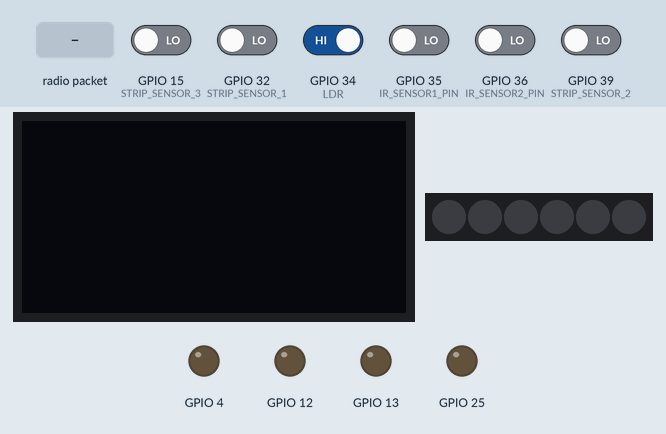
Simulated run of this sketch. Board: ESP32. Shown: 128×64 one-colour display, 6 RGB LEDs in strip order, left to right, output pins drawn as LEDs (lit = HIGH). Inputs (shaded band) come from the test bench; at power-on: GPIO 34 (LDR) HIGH, GPIO 15 (STRIP_SENSOR_3), GPIO 32 (STRIP_SENSOR_1), GPIO 35 (IR_SENSOR1_PIN), GPIO 36 (IR_SENSOR2_PIN), GPIO 39 (STRIP_SENSOR_2) LOW. The audio player accepts every command and is not drawn.

Above: at 2.7 s.
2.8 s: radio packet "Stop" arrives
At 4.1 s:
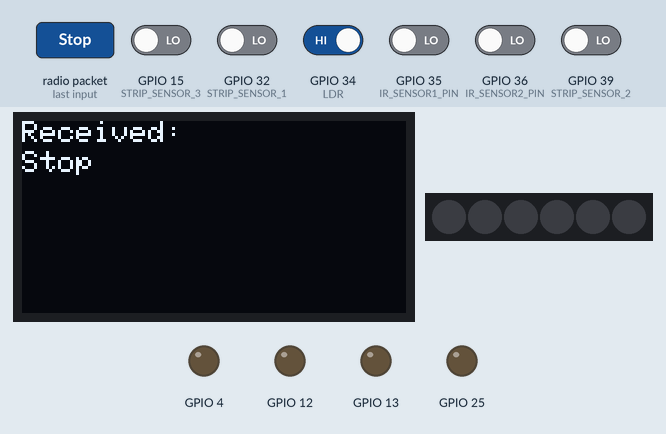
5.8 s: radio packet "Start" arrives
At 6.7 s:
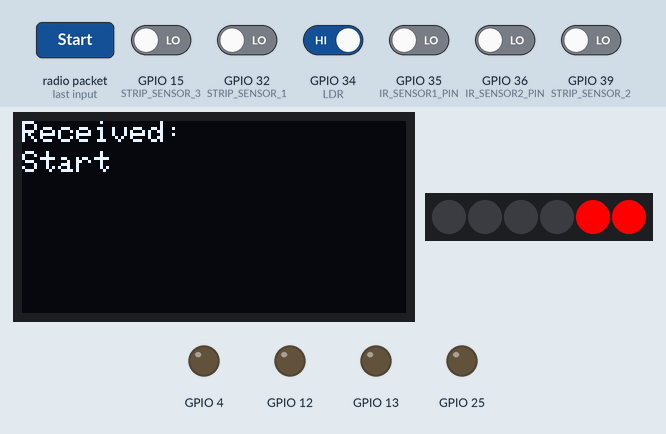
8.8 s: radio packet "Stop" arrives
At 11.6 s:
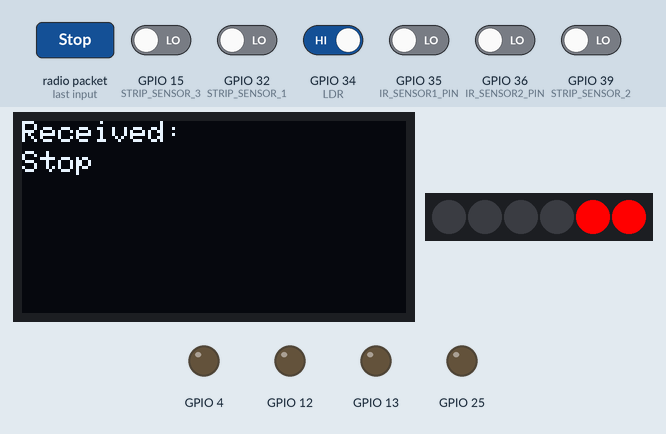
11.8 s: GPIO 15 (STRIP_SENSOR_3) driven HIGH and GPIO 32 (STRIP_SENSOR_1) driven HIGH and GPIO 34 (LDR) driven LOW and GPIO 35 (IR_SENSOR1_PIN) driven HIGH and GPIO 36 (IR_SENSOR2_PIN) driven HIGH
At 12.5 s:
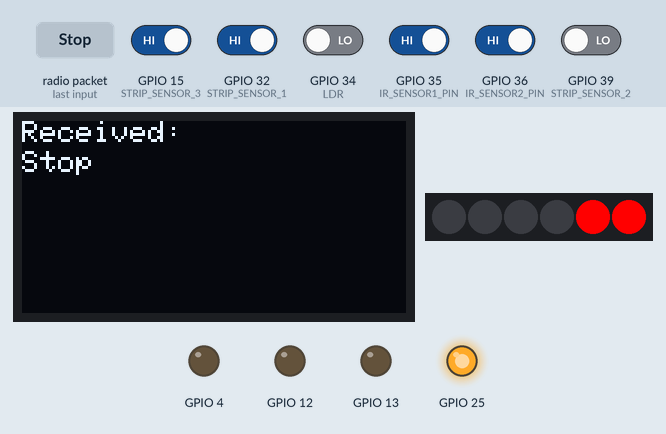
13.3 s: GPIO 39 (STRIP_SENSOR_2) driven HIGH
At 13.45 s:
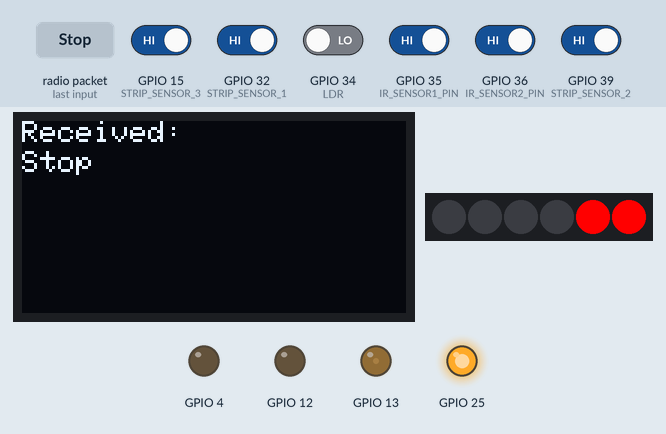
Timing chart, 0 to 13.9 s (numbered marks = the images above; inputs shaded):
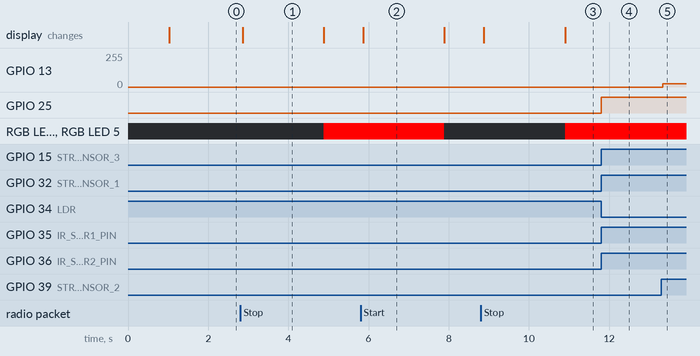

The sketch:

TiutaSlaveWithStrip.ino
```cpp
#include <Wire.h>
#include <Adafruit_GFX.h>
#include <Adafruit_SH110X.h>
#include <WiFi.h>
#include <esp_now.h>
#include <Adafruit_NeoPixel.h>
#include "DFRobotDFPlayerMini.h"

// OLED pins
#define i2c_Address 0x3c // OLED screen I2C address
#define SCREEN_WIDTH 128
#define SCREEN_HEIGHT 64
#define OLED_RESET -1

#define Motor_B1 12
#define Motor_F1 13
#define Motor_B2 4
#define Motor_F2 25

#define Resolution 8
#define Freq 1000

#define PWM_CHANNEL_B1 0
#define PWM_CHANNEL_F1 1
#define PWM_CHANNEL_B2 2
#define PWM_CHANNEL_F2 3

#define NEOPIXEL_PIN 5
#define NUM_PIXELS 6

// IR Sensor Pins
#define STRIP_SENSOR_1 32
#define STRIP_SENSOR_2 39
#define STRIP_SENSOR_3 15
#define STRIP_SENSOR_4 5

// Define the analog pin connected to the IR sensor
#define IR_SENSOR1_PIN 35
#define IR_SENSOR2_PIN 36

#define LDR 34

#define RECORDING_TIME 2000

HardwareSerial mp3Serial(1);  //  Defines UART1 for communicating with DFPlayer Mini
DFRobotDFPlayerMini mp3;      // Create an object to control mp3

bool flagLDR = true;
bool flagMSG = true;

float speed = 0.5;

String receivedMsg = " ";
char lastReceivedMsg[20] = ""; // Stores the last received message
uint8_t masterAddress[] = {0x08, 0xA6, 0xF7, 0x08, 0x3E, 0x98};

// NeoPixel and display objects
Adafruit_NeoPixel NeoPixel(NUM_PIXELS, NEOPIXEL_PIN, NEO_GRB + NEO_KHZ800);
Adafruit_SH1106G display = Adafruit_SH1106G(SCREEN_WIDTH, SCREEN_HEIGHT, &Wire, OLED_RESET);

// Connection tracking
bool isConnected = false;
unsigned long lastReceivedTime = 0;  // Time when the last message was received
const unsigned long TIMEOUT = 1000; // Timeout period in milliseconds

void headLights(bool isStopped)
{
  NeoPixel.clear();
  if ((digitalRead(LDR) == LOW && isStopped == true) || (digitalRead(LDR) == LOW))
  {
    NeoPixel.setPixelColor(0, NeoPixel.Color(255, 255, 150));
    NeoPixel.setPixelColor(1, NeoPixel.Color(255, 255, 150));
    NeoPixel.setPixelColor(2, NeoPixel.Color(255, 255, 150));
    NeoPixel.setPixelColor(3, NeoPixel.Color(255, 255, 150));
    NeoPixel.setPixelColor(4, NeoPixel.Color(255, 0, 0));
    NeoPixel.setPixelColor(5, NeoPixel.Color(255, 0, 0));
    NeoPixel.show();
  }
  else if (digitalRead(LDR) == HIGH && isStopped == true)
  {
    NeoPixel.setPixelColor(4, NeoPixel.Color(255, 0, 0));
    NeoPixel.setPixelColor(5, NeoPixel.Color(255, 0, 0));
    NeoPixel.show();
  }
  else
  {
    NeoPixel.clear();
    NeoPixel.show();
  }
}

void dayNightMode()
{
  if ((digitalRead(LDR) == LOW))
  {
    if(flagLDR)
    {
      mp3.play(2);// Play the second MP3 file (0002.mp3)
      delay(2000);
      flagLDR = false;
    }
  }

  else
  {
    if(flagLDR)
    {
      mp3.play(3);// Play the third MP3 file (0003.mp3)
      delay(2000);
      flagLDR = false;
    }
  }
}

void backupStop()
{
  int rawValue1 = digitalRead(IR_SENSOR1_PIN);
  int rawValue2 = digitalRead(IR_SENSOR2_PIN);

  if (rawValue1 == HIGH && rawValue2 == HIGH)
  {
    moveAccordingToStrip(false);
    //moveForward(false);
  }
  else
  {
    stopMotors(false);
  }

}

void displayMessage(String title, String message)
{
  display.clearDisplay();
  display.setTextSize(1);
  display.setCursor(0, 0);
  display.println(title);
  display.setCursor(0, 10);
  display.println(message);
  display.display();
}

void stopMotors(bool flagMSG)
{
  speed = 0;
  ledcWriteChannel(PWM_CHANNEL_F1, speed * 255);
  ledcWriteChannel(PWM_CHANNEL_F2, speed * 255);
  ledcWriteChannel(PWM_CHANNEL_B1, 0);
  ledcWriteChannel(PWM_CHANNEL_B2, 0);

  if (flagMSG)
  {
    mp3.play(6);
    delay(2000);
  }

}

void moveForward(bool flagMSG)
{
  speed = 0.5;
  ledcWriteChannel(PWM_CHANNEL_F1, speed * 255);
  ledcWriteChannel(PWM_CHANNEL_F2, speed * 255);
  ledcWriteChannel(PWM_CHANNEL_B1, 0);
  ledcWriteChannel(PWM_CHANNEL_B2, 0);

  if (flagMSG)
  {
    mp3.play(7);
    delay(2000);
  }

}

void motorsWrite(float m1, float m2, float m3, float m4) {
  ledcWrite(Motor_F1, m1 * 255);
  ledcWrite(Motor_F2, m2 * 255);
  ledcWrite(Motor_B1, m3 * 255);
  ledcWrite(Motor_B2, m4 * 255);
}

void onDataRecv(const esp_now_recv_info_t *mac, const uint8_t *incomingData, int len)
{
  //flagBS = false; // As long as there is connection keep the BS flag off
  isConnected = true;
  lastReceivedTime = millis();

  char receivedMsg[len + 1];
  memcpy(receivedMsg, incomingData, len);
  receivedMsg[len] = '\0';

  if (strcmp(receivedMsg, lastReceivedMsg) != 0) // Check if the message changed
  {
    strcpy(lastReceivedMsg, receivedMsg); // Update last received message
    flagMSG = true; // Reset the flag since the message has changed
  }

  if (strcmp(receivedMsg, "Stop") == 0)
  {
    displayMessage("Received:", receivedMsg);
    stopMotors(flagMSG);
    flagMSG = false;
    headLights(true);
    const char *message = "Stop received";
    esp_now_send(masterAddress, (uint8_t *)message, strlen(message));

  }

  else if (strcmp(receivedMsg, "Start") == 0)
  {
    displayMessage("Received:", receivedMsg);
    //moveForward(flagMSG);
    moveAccordingToStrip(flagMSG);
    flagMSG = false;
    headLights(false);
    const char *message = "Start received";
    esp_now_send(masterAddress, (uint8_t *)message, strlen(message));

  }
}


void OnDataSent(const uint8_t *mac_addr, esp_now_send_status_t status)
{

}

void moveAccordingToStrip(bool flag)
{
  if (flagMSG)
  {
    mp3.play(7);
    delay(2000);
  }

  // Drive forward
  if (digitalRead(STRIP_SENSOR_2) && digitalRead(STRIP_SENSOR_3))
  {
    motorsWrite(0.4, 0.4, 0, 0);

  // Extreme correcting to the left at the start, when the middle sensors see the line
   if(digitalRead(STRIP_SENSOR_4))
   {
    motorsWrite(1,0,0,0);
   }

   // Extreme correcting to the right at the start, when the middle sensors see the line
   else if(digitalRead(STRIP_SENSOR_1))
   {
    motorsWrite(0,1,0,0);
   }
  }

  // Extreme correcting to the left in the end, when only STRIP_SENSOR_4 is able to see the line
  else if(digitalRead(STRIP_SENSOR_4))
  {
    motorsWrite(1,0,0,0);
    if (!digitalRead(STRIP_SENSOR_4)) // A case in which the turn is wide and no sensor can see the line
    {
      while(!digitalRead(STRIP_SENSOR_2) && !digitalRead(STRIP_SENSOR_3)); // keep turning until it sees the line
    }

  }

  // Extreme correcting to the right in the end, when only STRIP_SENSOR_1 is able to see the line
  else if(digitalRead(STRIP_SENSOR_1))
  {
    motorsWrite(0,1,0,0);
    if (!digitalRead(STRIP_SENSOR_1)) // A case in which the turn is wide and no sensor can see the line
    {
      while(!digitalRead(STRIP_SENSOR_2) && !digitalRead(STRIP_SENSOR_3)); // keep turning until it sees the line
    }
  }

  // Minor correcting to the left, when the car moves a bit, when there are twists.
  else if (digitalRead(STRIP_SENSOR_3))
  {
    motorsWrite(0.8, 0.1, 0, 0);
  }

  // Minor correcting to the right, when the car moves a bit, when there are twists.
  else if (digitalRead(STRIP_SENSOR_2))
  {
    motorsWrite(0.1, 0.8, 0, 0);
  }

  // Stop
  else
  {
    motorsWrite(0, 0, 0, 0);
  }
}

void setup()
{
  display.begin(i2c_Address, true);
  display.clearDisplay();
  display.setTextColor(SH110X_WHITE);
  delay(1000);

  WiFi.mode(WIFI_STA);

  if (esp_now_init() != ESP_OK)
  {
    displayMessage("Error", "Init ESP-NOW");
    return;
  }

  esp_now_register_recv_cb(onDataRecv);

  esp_now_peer_info_t peerInfo = {};
  memcpy(peerInfo.peer_addr, masterAddress, 6);
  peerInfo.channel = 0;
  peerInfo.encrypt = false;

  if (esp_now_add_peer(&peerInfo) != ESP_OK)
  {
    displayMessage("Error", "Add Peer Fail");
    return;
  }

  ledcAttachChannel(Motor_B1, Freq, Resolution, PWM_CHANNEL_B1);
  ledcAttachChannel(Motor_F1, Freq, Resolution, PWM_CHANNEL_F1);
  ledcAttachChannel(Motor_B2, Freq, Resolution, PWM_CHANNEL_B2);
  ledcAttachChannel(Motor_F2, Freq, Resolution, PWM_CHANNEL_F2);

  NeoPixel.begin();
  NeoPixel.clear();
  NeoPixel.show();

  pinMode(STRIP_SENSOR_1, INPUT);
  pinMode(STRIP_SENSOR_2, INPUT);
  pinMode(STRIP_SENSOR_3, INPUT);
  pinMode(STRIP_SENSOR_4, INPUT);

  pinMode(LDR, INPUT);
  pinMode(IR_SENSOR1_PIN, INPUT);
  pinMode(IR_SENSOR2_PIN, INPUT);

  // Start Serial communication with DFPlayer Mini
  mp3Serial.begin(9600, SERIAL_8N1, 16, 17);  //rx=16, tx=17

  mp3.begin(mp3Serial); // Initialize DFPlayer Mini
  mp3.volume(30); // Set volume to 30
}

void loop()
{
  dayNightMode();

  // Check for connection timeout
  if (millis() - lastReceivedTime > TIMEOUT)
  {
    // No communiction so turn on the backup stop option
    isConnected = false;
  }

  if (!isConnected)
  {
    backupStop();
  }
}
```

Measured:
- after the input at 2.8 s, RGB LED 4, RGB LED 5: off → RGB(255, 0, 0) after 2.1 s; the display: changes after 0.06 s (image 1)
- after the input at 5.8 s, RGB LED 4, RGB LED 5: RGB(255, 0, 0) → off after 2.1 s; the display: changes after 0.06 s (image 2)
- after the input at 8.8 s, RGB LED 4, RGB LED 5: off → RGB(255, 0, 0) after 2.1 s; the display: first changes after 0.07 s (image 3 shows a later state)
- after the input at 11.8 s, GPIO 25: LOW → HIGH at once
- after the input at 13.3 s, GPIO 13: 0/255 → 26/255 at once
- what the display in image 1 shows lasts 2.0 s, from 2.9 s to 4.9 s
